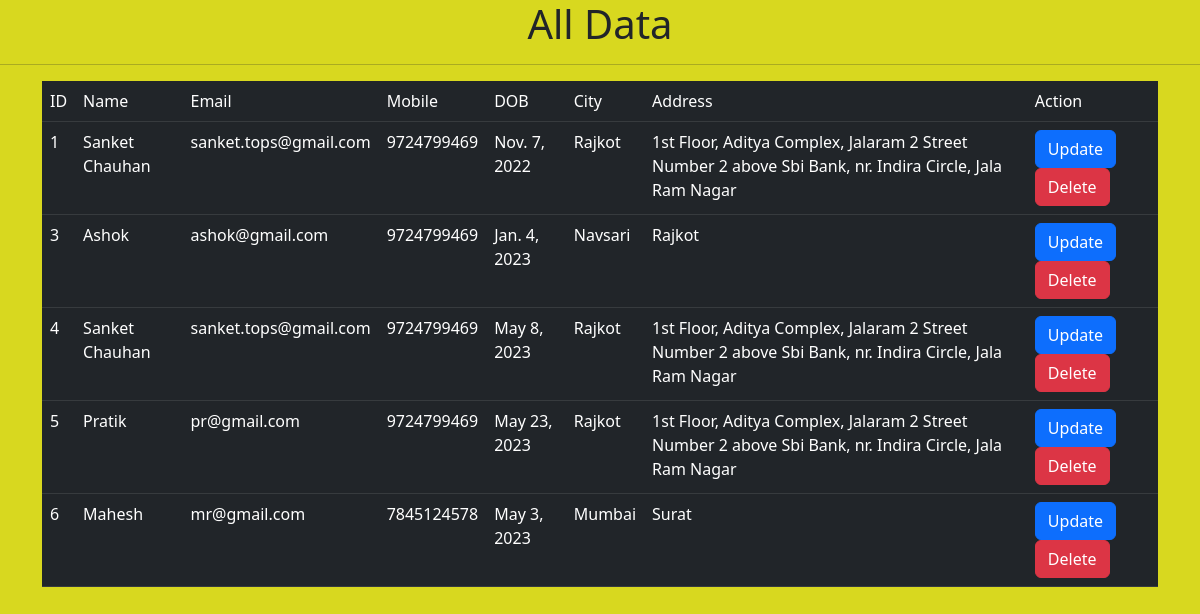
The app's page /showdata/, older data.
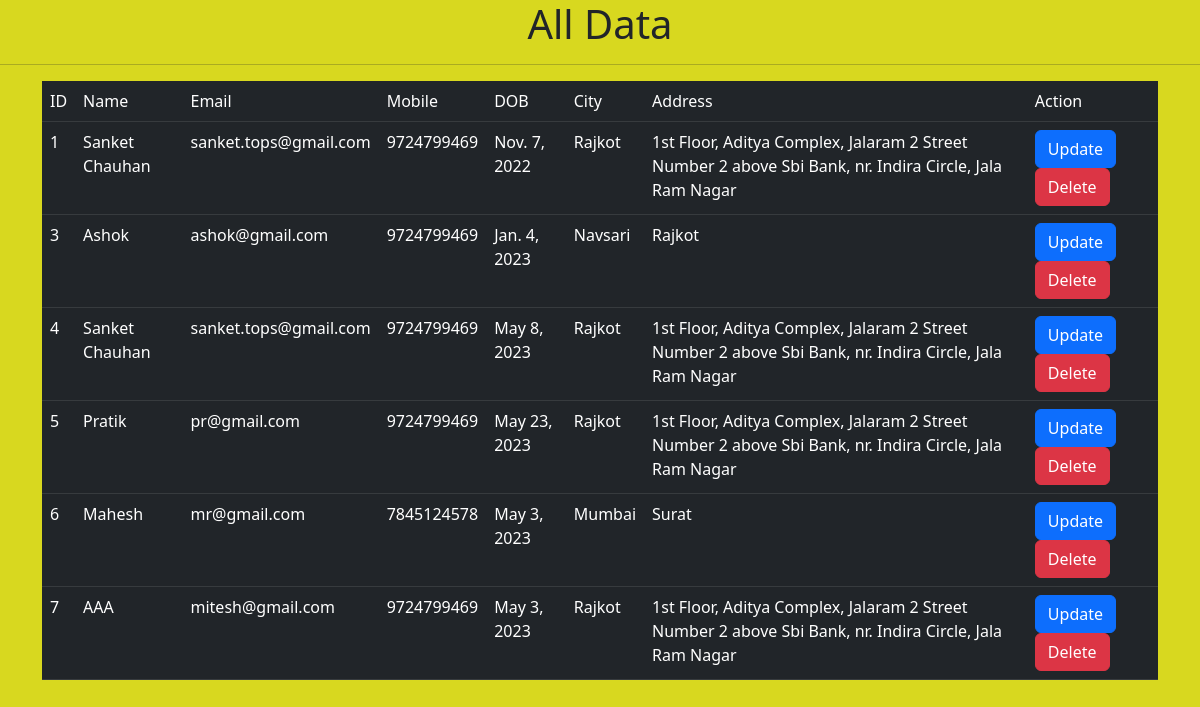
The same page, newer data.
### myapp/models.py (models this page shows)
class userinfo(models.Model):
    name=models.CharField(max_length=20)
    city=models.CharField(max_length=20)
    email=models.EmailField()
    dob=models.DateField()
    mobile=models.BigIntegerField()
    address=models.TextField()

### myapp/views.py (the view)
# urls.py: path('showdata/',views.showdata,name='showdata'),
def showdata(request):
    data=userinfo.objects.all()
    return render(request,'showdata.html',{'data':data})

### templates/showdata.html (shortened to what this page needs)
<!DOCTYPE html>
<html lang="en">
<head>
    <link href="https://cdn.jsdelivr.net/npm/bootstrap@5.3.0-alpha3/dist/css/bootstrap.min.css" rel="stylesheet"
>
</head>
<body style="background-color: rgb(216, 216, 31);">
    <center>
        <h1>All Data</h1>
    </center>
    <hr>
    <div class="container">
        <table class="table table-hover">
            <tr class="table-dark">
                <td>ID</td>
                <td>Name</td>
                <td>Email</td>
                <td>Mobile</td>
                <td>DOB</td>
                <td>City</td>
                <td>Address</td>
                <td>Action</td>
            </tr>
            {% for i in data %}
            <tr class="table-dark">
                <td>{{i.id}}</td>
                <td>{{i.name}}</td>
                <td>{{i.email}}</td>
                <td>{{i.mobile}}</td>
                <td>{{i.dob}}</td>
                <td>{{i.city}}</td>
                <td>{{i.address}}</td>
                <td><a class="btn btn-primary" href="/updatedata/{{i.id}}">Update</a>
                    <a class="btn btn-danger" href="/deletedata/{{i.id}}">Delete</a>
                </td>
            </tr>
            {% endfor %}
        </table>
    </div>
</body>
</html>

Row changes from the older to the newer data that the page shows:
added userinfo: id "7", name "AAA", email "mitesh@gmail.com", mobile "9724799469", dob "May 3, 2023", city "Rajkot", address "1st Floor, Aditya Complex, Jalaram 2 Street Number 2 above Sbi Bank, nr. Indira Circle, Jala Ram Nagar"
